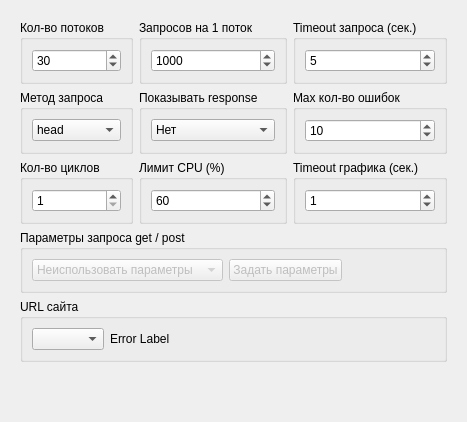
             <widget class="QWidget" name="tab_10">
              <attribute name="title">
               <string>Основные настройки</string>
              </attribute>
              <layout class="QVBoxLayout" name="verticalLayout_2">
               <item>
                <widget class="QWidget" name="w_main_settings" native="true">
                 <property name="enabled">
                  <bool>true</bool>
                 </property>
                 <property name="styleSheet">
                  <string notr="true"/>
                 </property>
                 <layout class="QVBoxLayout" name="verticalLayout_43">
                  <item>
                   <layout class="QGridLayout" name="gridLayout_2">
                    <item row="0" column="2">
                     <widget class="QGroupBox" name="groupBox_21">
                      <property name="toolTip">
                       <string>&lt;html&gt;&lt;head/&gt;&lt;body&gt;&lt;p&gt;Timeout get / post / head запроса в секундах. По истечении данного заничения запрос будет считаться неудачным&lt;/p&gt;&lt;/body&gt;&lt;/html&gt;</string>
                      </property>
                      <property name="title">
                       <string>Timeout запроса (сек.)</string>
                      </property>
                      <layout class="QVBoxLayout" name="verticalLayout_26">
                       <item>
                        <widget class="QSpinBox" name="sb_request_timeout">
                         <property name="minimum">
                          <number>1</number>
                         </property>
                         <property name="maximum">
                          <number>10</number>
                         </property>
                         <property name="value">
                          <number>5</number>
                         </property>
                        </widget>
                       </item>
                      </layout>
                     </widget>
                    </item>
                    <item row="2" column="0">
                     <widget class="QGroupBox" name="groupBox_30">
                      <property name="toolTip">
                       <string/>
                      </property>
                      <property name="title">
                       <string>Кол-во циклов</string>
                      </property>
                      <layout class="QVBoxLayout" name="verticalLayout_40">
                       <item>
                        <widget class="QSpinBox" name="sb_cycles_count">
                         <property name="minimum">
                          <number>1</number>
                         </property>
                         <property name="maximum">
                          <number>10</number>
                         </property>
                        </widget>
                       </item>
                      </layout>
                     </widget>
                    </item>
                    <item row="0" column="0">
                     <widget class="QGroupBox" name="groupBox_15">
                      <property name="font">
                       <font>
                        <weight>50</weight>
                        <bold>false</bold>
                       </font>
                      </property>
                      <property name="title">
                       <string>Кол-во потоков</string>
                      </property>
                      <layout class="QVBoxLayout" name="verticalLayout_17">
                       <item>
                        <widget class="QSpinBox" name="sb_theaders">
                         <property name="sizePolicy">
                          <sizepolicy hsizetype="Minimum" vsizetype="Fixed">
                           <horstretch>0</horstretch>
                           <verstretch>0</verstretch>
                          </sizepolicy>
                         </property>
                         <property name="minimum">
                          <number>1</number>
                         </property>
                         <property name="maximum">
                          <number>100000</number>
                         </property>
                         <property name="value">
                          <number>30</number>
                         </property>
                        </widget>
                       </item>
                      </layout>
                     </widget>
                    </item>
                    <item row="1" column="2">
                     <widget class="QGroupBox" name="groupBox_27">
                      <property name="toolTip">
                       <string>&lt;html&gt;&lt;head/&gt;&lt;body&gt;&lt;p&gt;Максимальное кол-во ошибок в запросах после которого будет выполнена попытка сгенерировать новый IP. Актуально только для соединения через TOR&lt;/p&gt;&lt;/body&gt;&lt;/html&gt;</string>
                      </property>
                      <property name="title">
                       <string>Max кол-во ошибок</string>
                      </property>
                      <layout class="QVBoxLayout" name="verticalLayout_32">
                       <item>
                        <widget class="QSpinBox" name="sb_requests_max_errors">
                         <property name="value">
                          <number>10</number>
                         </property>
                        </widget>
                       </item>
                      </layout>
                     </widget>
                    </item>
                    <item row="2" column="1">
                     <widget class="QGroupBox" name="gb_cpu_max">
                      <property name="toolTip">
                       <string>&lt;html&gt;&lt;head/&gt;&lt;body&gt;&lt;p&gt;Максимальная загрузка CPU при достижении которой, приостанавливается запуск потоков и запуск задач в потоках пока нагрузка на CPU не будет мельше чем указанное значение&lt;/p&gt;&lt;/body&gt;&lt;/html&gt;</string>
                      </property>
                      <property name="title">
                       <string>Лимит CPU (%)</string>
                      </property>
                      <layout class="QVBoxLayout" name="verticalLayout_41">
                       <item>
                        <widget class="QSpinBox" name="sb_cpu_max">
                         <property name="minimum">
                          <number>10</number>
                         </property>
                         <property name="maximum">
                          <number>100</number>
                         </property>
                         <property name="value">
                          <number>60</number>
                         </property>
                        </widget>
                       </item>
                      </layout>
                     </widget>
                    </item>
                    <item row="1" column="0">
                     <widget class="QGroupBox" name="groupBox">
                      <property name="title">
                       <string>Метод запроса</string>
                      </property>
                      <layout class="QVBoxLayout" name="verticalLayout_29">
                       <item>
                        <widget class="QComboBox" name="cb_request_method">
                         <item>
                          <property name="text">
                           <string>head</string>
                          </property>
                         </item>
                         <item>
                          <property name="text">
                           <string>get</string>
                          </property>
                         </item>
                         <item>
                          <property name="text">
                           <string>post</string>
                          </property>
                         </item>
                        </widget>
                       </item>
                      </layout>
                     </widget>
                    </item>
                    <item row="2" column="2">
                     <widget class="QGroupBox" name="groupBox_29">
                      <property name="toolTip">
                       <string>&lt;html&gt;&lt;head/&gt;&lt;body&gt;&lt;p&gt;Timeout отображения информации на графике в секуднах. 0 - без задержек&lt;/p&gt;&lt;/body&gt;&lt;/html&gt;</string>
                      </property>
                      <property name="title">
                       <string>Timeout графика (сек.)</string>
                      </property>
                      <layout class="QVBoxLayout" name="verticalLayout_28">
                       <item>
                        <widget class="QSpinBox" name="sb_graf_timeout">
                         <property name="value">
                          <number>1</number>
                         </property>
                        </widget>
                       </item>
                      </layout>
                     </widget>
                    </item>
                    <item row="1" column="1">
                     <widget class="QGroupBox" name="groupBox_20">
                      <property name="toolTip">
                       <string>&lt;html&gt;&lt;head/&gt;&lt;body&gt;&lt;p&gt;Показывать результат выполнения запроса. Актуально запросов get / post при работе с API. В других случаях может вернуться большой объем информации не пригодный для анализа и корректного отображения&lt;/p&gt;&lt;/body&gt;&lt;/html&gt;</string>
                      </property>
                      <property name="whatsThis">
                       <string/>
                      </property>
                      <property name="title">
                       <string>Показывать response</string>
                      </property>
                      <layout class="QVBoxLayout" name="verticalLayout_30">
                       <item>
                        <widget class="QComboBox" name="cb_show_response">
                         <property name="toolTip">
                          <string/>
                         </property>
                         <item>
                          <property name="text">
                           <string>Нет</string>
                          </property>
                         </item>
                         <item>
                          <property name="text">
                           <string>Да</string>
                          </property>
                         </item>
                        </widget>
                       </item>
                      </layout>
                     </widget>
                    </item>
                    <item row="0" column="1">
                     <widget class="QGroupBox" name="groupBox_16">
                      <property name="font">
                       <font>
                        <weight>50</weight>
                        <bold>false</bold>
                       </font>
                      </property>
                      <property name="title">
                       <string>Запросов на 1 поток</string>
                      </property>
                      <layout class="QVBoxLayout" name="verticalLayout_25">
                       <item>
                        <widget class="QSpinBox" name="sb_requests">
                         <property name="minimum">
                          <number>1</number>
                         </property>
                         <property name="maximum">
                          <number>100000</number>
                         </property>
                         <property name="value">
                          <number>1000</number>
                         </property>
                        </widget>
                       </item>
                      </layout>
                     </widget>
                    </item>
                   </layout>
                  </item>
                  <item>
                   <widget class="QGroupBox" name="groupBox_25">
                    <property name="enabled">
                     <bool>true</bool>
                    </property>
                    <property name="title">
                     <string>Параметры запроса get / post</string>
                    </property>
                    <layout class="QVBoxLayout" name="verticalLayout_21">
                     <item>
                      <layout class="QHBoxLayout" name="horizontalLayout_4">
                       <item>
                        <widget class="QComboBox" name="cb_request_settings">
                         <property name="enabled">
                          <bool>false</bool>
                         </property>
                         <item>
                          <property name="text">
                           <string>Неиспользовать параметры</string>
                          </property>
                         </item>
                         <item>
                          <property name="text">
                           <string>Использовать параметры</string>
                          </property>
                         </item>
                        </widget>
                       </item>
                       <item>
                        <widget class="QPushButton" name="btn_requests_settings">
                         <property name="enabled">
                          <bool>false</bool>
                         </property>
                         <property name="text">
                          <string>Задать параметры</string>
                         </property>
                        </widget>
                       </item>
                       <item>
                        <spacer name="horizontalSpacer_2">
                         <property name="orientation">
                          <enum>Qt::Horizontal</enum>
                         </property>
                         <property name="sizeHint" stdset="0">
                          <size>
                           <width>40</width>
                           <height>20</height>
                          </size>
                         </property>
                        </spacer>
                       </item>
                      </layout>
                     </item>
                    </layout>
                   </widget>
                  </item>
                  <item>
                   <widget class="QGroupBox" name="groupBox_13">
                    <property name="font">
                     <font>
                      <weight>50</weight>
                      <bold>false</bold>
                     </font>
                    </property>
                    <property name="title">
                     <string>URL сайта</string>
                    </property>
                    <layout class="QHBoxLayout" name="horizontalLayout_8">
                     <item>
                      <widget class="QComboBox" name="cb_urls"/>
                     </item>
                     <item>
                      <widget class="QLabel" name="l_url_error">
                       <property name="text">
                        <string>Error Label</string>
                       </property>
                      </widget>
                     </item>
                     <item>
                      <spacer name="horizontalSpacer_4">
                       <property name="orientation">
                        <enum>Qt::Horizontal</enum>
                       </property>
                       <property name="sizeHint" stdset="0">
                        <size>
                         <width>40</width>
                         <height>20</height>
                        </size>
                       </property>
                      </spacer>
                     </item>
                    </layout>
                   </widget>
                  </item>
                  <item>
                   <spacer name="verticalSpacer_2">
                    <property name="orientation">
                     <enum>Qt::Vertical</enum>
                    </property>
                    <property name="sizeHint" stdset="0">
                     <size>
                      <width>20</width>
                      <height>40</height>
                     </size>
                    </property>
                   </spacer>
                  </item>
                 </layout>
                </widget>
               </item>
              </layout>
             </widget>
